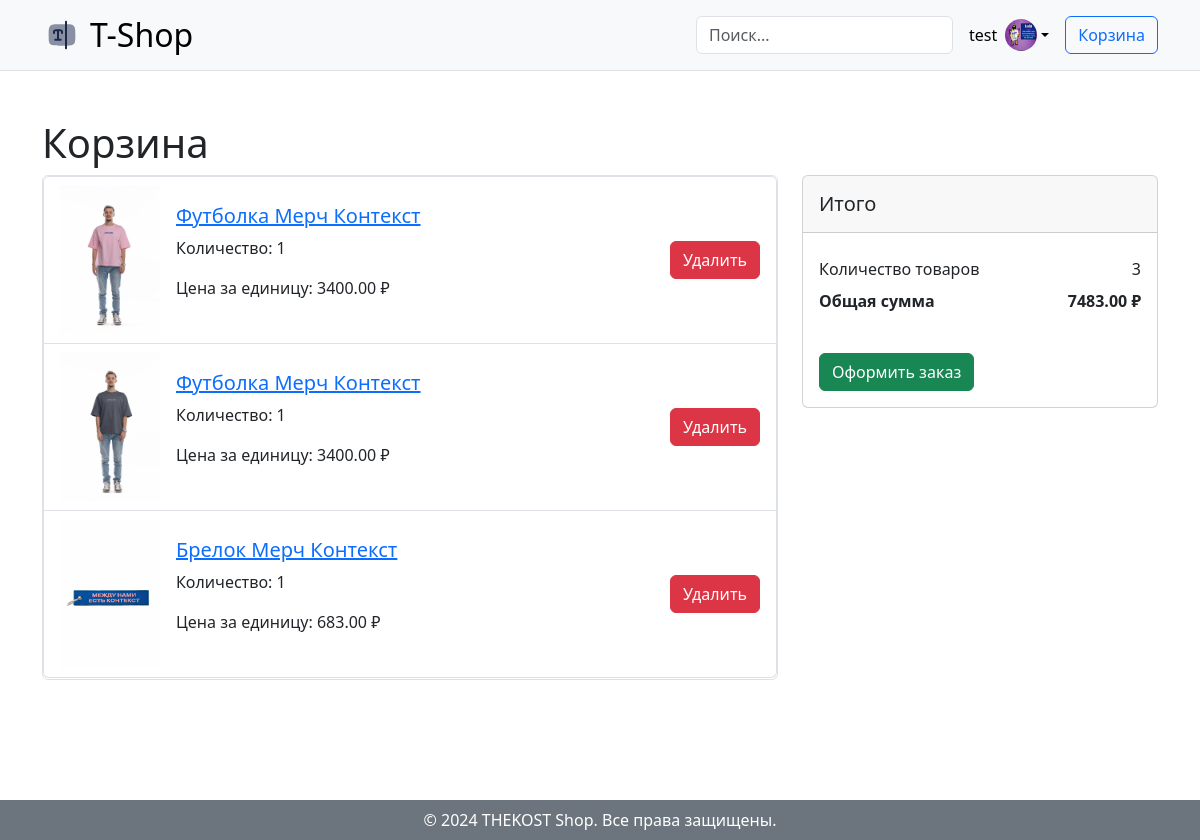
Page /shop/cart/ (signed in) on the committed database.
### user_profile/models.py (models this page shows, shortened)
class User(AbstractUser):
    email = models.EmailField(
        max_length=150,
        unique=True,
        error_messages={
            "unique": "Адрес электронной почты должен быть уникальным"
        }
    )
    profile_image = models.ImageField(
        null=True,
        blank=True,
        upload_to="profile_images"
    )
    followers = models.ManyToManyField("Follow")
    REQUIRED_FIELDS = ["email"]
    objects = CustomUserManager()
    def get_profile_picture(self):
        url = ""
        try:
            url = self.profile_image.url
        except:
            url = ""
        return url

### shop/models.py (models this page shows, shortened)
class CartItem(models.Model):
    cart = models.ForeignKey(Cart, related_name='items', on_delete=models.CASCADE)
    product = models.ForeignKey(Product, on_delete=models.CASCADE)
    quantity = models.PositiveIntegerField(default=1)

class Product(models.Model):
    name = models.CharField(max_length=100)
    description = models.TextField()
    price = models.DecimalField(max_digits=10, decimal_places=2)
    stock = models.IntegerField()
    image = models.ImageField(upload_to='product/', blank=True, null=True)
    category = models.ForeignKey(Category, on_delete=models.CASCADE, related_name='product')

### shop/views.py (the view)
# urls.py: path('cart/', CartDetailView.as_view(), name='cart'),
class CartDetailView(View):
    def get(self, request):
        cart = get_or_create_cart(request)
        items = cart.items.all()
        total_price = sum(item.quantity * item.product.price for item in items)
        return render(request, 'shop/cart/cart_detail.html', {'items': items, 'total_price': total_price})

### blog/context_processors.py (called while the page is built)
def get_all_categories(request):
    categories = Category.objects.all()
    context = {
        "categories": categories
    }
    return context

### shop/views.py (called while the page is built)
def get_or_create_cart(request):
    if request.user.is_authenticated:
        cart = Cart.objects.filter(user=request.user).order_by('-id').first()
    else:
        session_key = request.session.session_key
        if not session_key:
            request.session.create()
        cart, created = Cart.objects.get_or_create(session_key=request.session.session_key)
    return cart

### templates/shop/cart/cart_detail.html (shortened to what this page needs)
{% extends 'shop/base/base.html' %}
{% block content %}
    <div class="container py-5">
        <h1>Корзина</h1>
        {% if items %}
            <div class="row">
                <div class="col-md-8">
                    <ul class="list-group mb-4 border" style="height: 505px; overflow-y: auto;">
                        {% for item in items %}
                            <li class="list-group-item d-flex justify-content-between align-items-center">
                                <div class="d-flex justify-content-between align-items-center">
                                    <div class="me-3">
                                        <img style="height: 150px;" src="{% if item.product.image %}{{ item.product.image.url }}{% else %}https://via.placeholder.com/400x600{% endif %}" alt="{{ item.product.name }}">
                                    </div>
                                    <div>
                                        <h5><a href="{% url 'product_detail' item.product.id %}">{{ item.product.name }}</a></h5>
                                        <p>Количество: {{ item.quantity }}</p>
                                        <p>Цена за единицу: {{ item.product.price }} ₽</p>
                                    </div>
                                </div>
                                <div>
                                    <form action="{% url 'remove_from_cart' item.product.id %}" method="post">
                                        <button type="submit" class="btn btn-danger">Удалить</button>
                                    </form>
                                </div>
                            </li>
                        {% endfor %}
                    </ul>
                </div>
                <div class="col-md-4">
                    <div class="card mb-4">
                        <div class="card-header py-3">
                            <h5 class="mb-0">Итого</h5>
                        </div>
                        <div class="card-body">
                            <ul class="list-group list-group-flush">
                                <li class="list-group-item d-flex justify-content-between align-items-center border-0 px-0 pb-0">
                                    Количество товаров
                                    <span>{{ items|length }}</span>
                                </li>
                                <li class="list-group-item d-flex justify-content-between align-items-center border-0 px-0 mb-3">
                                    <div>
                                        <strong>Общая сумма</strong>
                                    </div>
                                    <span><strong>{{ total_price }} ₽</strong></span>
                                </li>
                            </ul>
                            {% if user.is_authenticated %}
                                <form action="{% url 'create_order' %}" method="post">
                                    <button type="submit" class="btn btn-success mt-3">Оформить заказ</button>
                                </form>
                            {% else %}
                                <div class="alert alert-warning mt-3">
                                    <a href="{% url 'login' %}" class="btn btn-primary">Войдите</a>, чтобы оформить заказ.
                                </div>
                            {% endif %}
                        </div>
                    </div>
                </div>
            </div>
        {% else %}
            <p class="text-center">Ваша корзина пуста.</p>
        {% endif %}
    </div>
{% endblock %}

### templates/shop/base/header.html (shortened to what this page needs)
{% load static %}
<header class="p-3 bg-light border-bottom">
    <div class="container">
        <div class="d-flex flex-wrap align-items-center justify-content-center justify-content-lg-start">
            <a href="{% url 'shop' %}" class="d-flex align-items-center mb-2 mb-lg-0 link-body-emphasis text-decoration-none">
                <img src="{% static 'images/logo.svg' %}" alt="TheKost Shop" width="40" height="32" class="me-2">
                <h2 class="my-0">T-Shop</h2>
            </a>
            <form action="{% url 'search_results' %}" method="get" class="col-12 col-lg-auto mb-3 mb-lg-0 me-lg-3">
                <input type="search" name="q" class="form-control" placeholder="Поиск..." aria-label="Поиск" required>
            </form>
            <div class="dropdown text-end">
                {% if request.user.is_authenticated %}
                    <a href="{% url 'profile' %}" class="d-flex align-items-center link-body-emphasis text-decoration-none dropdown-toggle" data-bs-toggle="dropdown" aria-expanded="false">
                        <span class="me-2">{{ request.user.username }}</span>
                        <img src="{{ request.user.get_profile_picture }}" alt="profile" width="32" height="32" class="rounded-circle">
                    </a>
                {% else %}
                    <li class="nav-item">
                        <a class="nav-link" href="{% url 'login' %}">Войти</a>
                    </li>
                {% endif %}
            </div>
            <div class="ms-3">
                <a href="{% url 'cart' %}" class="btn btn-outline-primary position-relative">
                Корзина
                </a>
            </div>
        </div>
    </div>
</header>

### rows in the picture
User: user.username "test", user.get_profile_picture (picture)
CartItem: product.image (picture), product.name "Футболка Мерч Контекст", quantity "1", product.price "3400.00"
CartItem: product.image (picture), product.name "Футболка Мерч Контекст", quantity "1", product.price "3400.00"
CartItem: product.image (picture), product.name "Брелок Мерч Контекст", quantity "1", product.price "683.00"

### other values in the picture
{{ items|length }} "3"
{{ total_price }} "7483.00"
